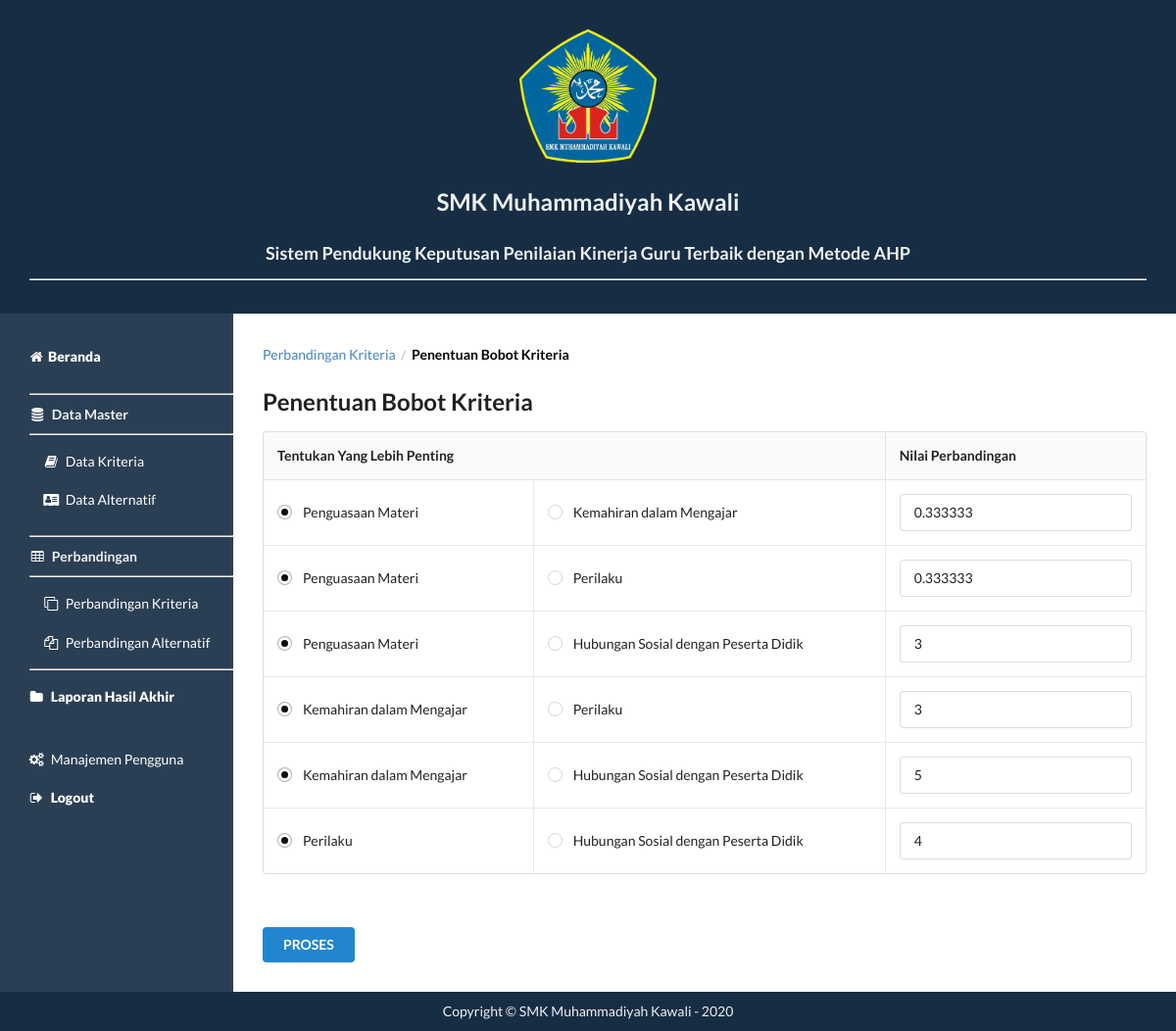
The app's page /bobot_kriteria.php (signed in) with its own data.
### tables this page shows
CREATE TABLE `perbandingan_kriteria` (
  `id` int(11) NOT NULL,
  `kriteria1` int(11) NOT NULL,
  `kriteria2` int(11) NOT NULL,
  `nilai` float NOT NULL
);

### config.php (called while the page is built, shortened)
<?php
	$database = 'muhaka-ahp';
?>

### fungsi.php (the view, shortened to what this page needs)
<?php
function getKriteriaID($no_urut) {
	include('config.php');
	$query  = "SELECT id FROM kriteria ORDER BY id";
	$result = mysqli_query($koneksi, $query);
	while ($row = mysqli_fetch_array($result)) {
		$listID[] = $row['id'];
	}
	return $listID[($no_urut)];
}
function getJumlahKriteria() {
	include('config.php');
	$query  = "SELECT count(*) FROM kriteria";
	$result = mysqli_query($koneksi, $query);
	while ($row = mysqli_fetch_array($result)) {
		$jmlData = $row[0];
	}
	return $jmlData;
}
function getNilaiPerbandinganKriteria($kriteria1,$kriteria2) {
	include('config.php');
	$id_kriteria1 = getKriteriaID($kriteria1);
	$id_kriteria2 = getKriteriaID($kriteria2);
	$query  = "SELECT nilai FROM perbandingan_kriteria WHERE kriteria1 = $id_kriteria1 AND kriteria2 = $id_kriteria2";
	$result = mysqli_query($koneksi, $query);
	if (mysqli_num_rows($result)==0) {
		$nilai = 1;
	} else {
		while ($row = mysqli_fetch_array($result)) {
			$nilai = $row['nilai'];
		}
	}
	return $nilai;
}
function showTabelPerbandingan($jenis,$kriteria) {
	include('config.php');
	if ($kriteria == 'kriteria') {
		$n = getJumlahKriteria();
	} else {
		$n = getJumlahAlternatif();
	}
	$query = "SELECT nama FROM $kriteria ORDER BY id";
	$result	= mysqli_query($koneksi, $query);
	while ($row = mysqli_fetch_array($result)) {
		$pilihan[] = $row['nama'];
	}
	?>
	<form class="ui form" action="proses.php" method="post">
	<table class="ui celled padded table">
		<thead>
			<tr>
				<th colspan="2">Tentukan Yang Lebih Penting</th>
				<th>Nilai Perbandingan</th>
			</tr>
		</thead>
		<tbody>
	<?php
	$urut = 0;
	for ($x=0; $x <= ($n - 2); $x++) {
		for ($y=($x+1); $y <= ($n - 1) ; $y++) {
			$urut++;
	?>
			<tr>
				<td>
					<div class="field">
						<div class="ui radio checkbox">
							<label><?php echo $pilihan[$x]; ?></label>
						</div>
					</div>
				</td>
				<td>
					<div class="field">
						<div class="ui radio checkbox">
							<label><?php echo $pilihan[$y]; ?></label>
						</div>
					</div>
				</td>
				<td>
					<div class="field">
	<?php
	if ($kriteria == 'kriteria') {
		$nilai = getNilaiPerbandinganKriteria($x,$y);
	} else {
		$nilai = getNilaiPerbandinganAlternatif($x,$y,($jenis-1));
	}
	?>
						<input type="number" name="bobot<?php echo $urut?>" value="<?php echo $nilai?>" required>
					</div>
				</td>
			</tr>
			<?php
		}
	}
	?>
		</tbody>
	</table>
	<br><br><input class="ui submit primary button" type="submit" name="submit" value="PROSES">
	</form>
	<?php
}
?>

### css/style.css (style rules this page uses)
html { display: -webkit-box;display: -ms-flexbox;display: flex; -webkit-box-orient: vertical; -webkit-box-direction: normal; -ms-flex-direction: column; flex-direction: column; }
body { display: -webkit-box; display: -ms-flexbox; display: flex; -webkit-box-orient: vertical; -webkit-box-direction: normal; -ms-flex-direction: column; flex-direction: column; min-height: 100vh; }
body { margin: 0; background: #fff; font-size: 13px; font-weight: 400; line-height: 1.471; }

### records on screen
perbandingan_kriteria: nilai "0.333333"
perbandingan_kriteria: nilai "0.333333"
perbandingan_kriteria: nilai "3"
perbandingan_kriteria: nilai "3"
perbandingan_kriteria: nilai "5"
perbandingan_kriteria: nilai "4"

### other values on screen
$pilihan[$x] "Penguasaan Materi"
$pilihan[$y] "Kemahiran dalam Mengajar"
$pilihan[$y] "Perilaku"
$pilihan[$y] "Hubungan Sosial dengan Peserta Didik"
$pilihan[$x] "Kemahiran dalam Mengajar"
$pilihan[$x] "Perilaku"
